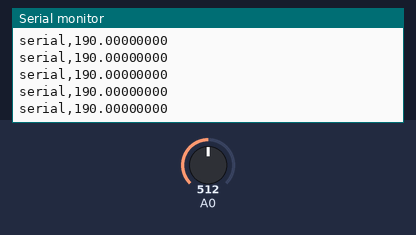
Recording of a sketch running on a simulated Arduino Uno, built with avr-gcc and run on an emulated ATmega328P. On the bench: the last lines printed to the serial monitor. The inputs (shaded band) are chosen by the test bench; at power-on: A0 = 512.

Above: at 1.2 s.
1.3 s: A0 set to 716
At 1.31 s:
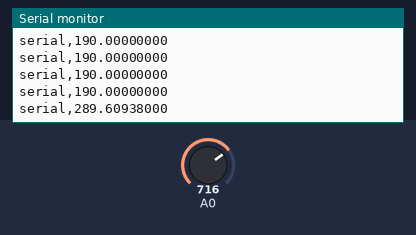
2.8 s: A0 set to 900
At 2.82 s:
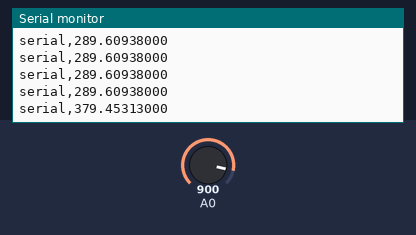
Timing chart, 0 to 5.8 s (numbered marks = the images above; inputs shaded):
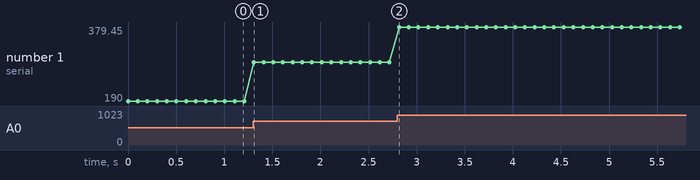

Measured:
- after the input at 1.3 s, the serial monitor: prints a new line at once (image 1)
- after the input at 2.8 s, the serial monitor: prints a new line at once (image 2)
- plotted number 1: 190 → 289.61 after the input at 1.3 s, 289.61 → 379.45 after the input at 2.8 s

The sketch:

lm61ciz.ino
```cpp
const double offset = (0.6 / 5) * 1024;
const double base_temp = 5 / 1024.0;
const double mv_to_v = 100.0;

void setup() {
  // put your setup code here, to run once:
  Serial.begin(9600);
}

void loop() {
  // put your main code here, to run repeatedly:
  int level = analogRead(0);
  double temperature = (double)(level - offset) * base_temp * mv_to_v;
  char temperature_str[32] = {'\0'};
  char output[128] = {'\0'};
  dtostrf(temperature, 8 + 3, 8, temperature_str);

  snprintf(output, 128, "serial,%s", temperature_str);

  Serial.println(output);
  delay(100);
}
```
